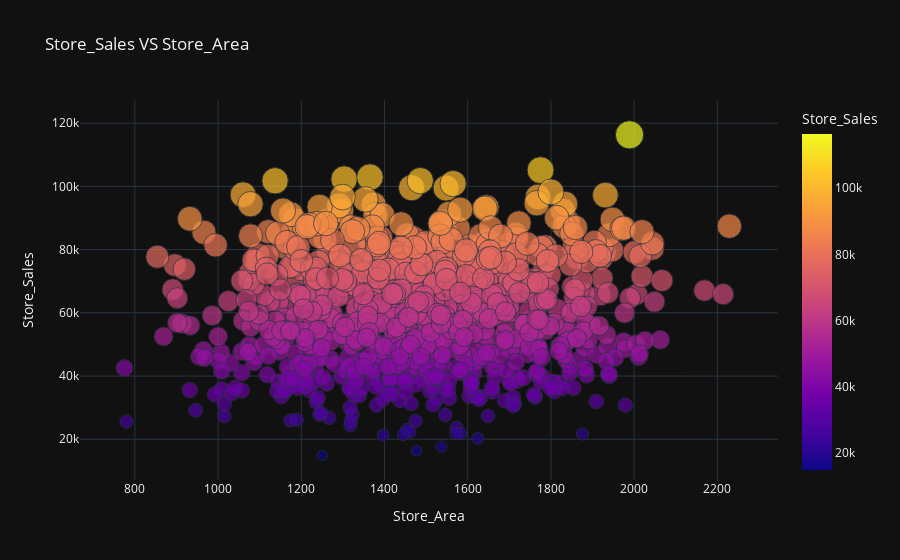

The cell this chart's notebook holds for it:
### Code cell
px.scatter(df, df.Store_Area, df.Store_Sales, size='Store_Sales', color='Store_Sales', template='plotly_dark', title='Store_Sales VS Store_Area')

### Figure 1 — Plotly figure (JSON) as saved in the notebook; plotly's stock layout.template omitted (floating-point values rounded to 4 significant figures; data arrays with more than 128 entries replaced by an {"elided": "..."} marker saying what was removed)
{"data": [{"hovertemplate": "Store_Area=%{x}<br>Store_Sales=%{marker.color}<extra></extra>", "legendgroup": "", "marker": {"color": {"elided": "896 int values"}, "coloraxis": "coloraxis", "size": {"elided": "896 int values"}, "sizemode": "area", "sizeref": 290.8, "symbol": "circle"}, "mode": "markers", "name": "", "orientation": "v", "showlegend": false, "type": "scatter", "x": {"elided": "896 int values"}, "xaxis": "x", "y": {"elided": "896 int values"}, "yaxis": "y"}], "layout": {"coloraxis": {"colorbar": {"title": {"text": "Store_Sales"}}, "colorscale": [[0, "#0d0887"], [0.1111, "#46039f"], [0.2222, "#7201a8"], [0.3333, "#9c179e"], [0.4444, "#bd3786"], [0.5556, "#d8576b"], [0.6667, "#ed7953"], [0.7778, "#fb9f3a"], [0.8889, "#fdca26"], [1, "#f0f921"]]}, "legend": {"itemsizing": "constant", "tracegroupgap": 0}, "title": {"text": "Store_Sales VS Store_Area"}, "xaxis": {"anchor": "y", "domain": [0, 1], "title": {"text": "Store_Area"}}, "yaxis": {"anchor": "x", "domain": [0, 1], "title": {"text": "Store_Sales"}}}}
